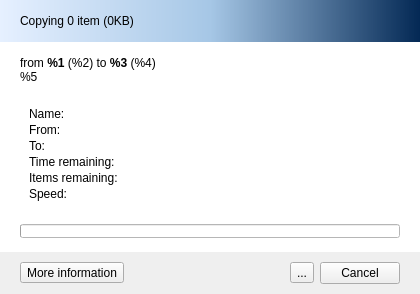
<?xml version="1.0" encoding="UTF-8"?>
<ui version="4.0">
 <class>interface</class>
 <widget class="QWidget" name="interface">
  <property name="geometry">
   <rect>
    <x>0</x>
    <y>0</y>
    <width>420</width>
    <height>284</height>
   </rect>
  </property>
  <property name="sizePolicy">
   <sizepolicy hsizetype="Minimum" vsizetype="Minimum">
    <horstretch>0</horstretch>
    <verstretch>0</verstretch>
   </sizepolicy>
  </property>
  <property name="minimumSize">
   <size>
    <width>420</width>
    <height>0</height>
   </size>
  </property>
  <property name="maximumSize">
   <size>
    <width>420</width>
    <height>16777215</height>
   </size>
  </property>
  <property name="windowTitle">
   <string notr="true">Ultracopier</string>
  </property>
  <property name="windowIcon">
   <iconset resource="resources.qrc">
    <normaloff>:/Themes/Windows/resources/icon.png</normaloff>:/Themes/Windows/resources/icon.png</iconset>
  </property>
  <layout class="QVBoxLayout" name="verticalLayout">
   <property name="spacing">
    <number>0</number>
   </property>
   <property name="margin">
    <number>0</number>
   </property>
   <item>
    <widget class="QWidget" name="widget" native="true">
     <property name="minimumSize">
      <size>
       <width>420</width>
       <height>42</height>
      </size>
     </property>
     <property name="maximumSize">
      <size>
       <width>420</width>
       <height>42</height>
      </size>
     </property>
     <property name="styleSheet">
      <string notr="true">background-color: qlineargradient(spread:pad, x1:0, y1:0, x2:1, y2:0, stop:0 rgba(230, 240, 255, 255), stop:0.5 rgba(166, 199, 230, 255), stop:1 rgba(3, 40, 84, 255));</string>
     </property>
     <layout class="QHBoxLayout" name="horizontalLayout_3">
      <property name="leftMargin">
       <number>20</number>
      </property>
      <property name="topMargin">
       <number>0</number>
      </property>
      <property name="rightMargin">
       <number>20</number>
      </property>
      <property name="bottomMargin">
       <number>0</number>
      </property>
      <item>
       <widget class="QLabel" name="label_main">
        <property name="styleSheet">
         <string notr="true">background-color: rgba(255, 0, 0, 0);
font: 12pt &quot;Sans Serif&quot;;</string>
        </property>
        <property name="text">
         <string notr="true">Copying 0 item (0KB)</string>
        </property>
       </widget>
      </item>
      <item>
       <widget class="QLabel" name="label_2">
        <property name="minimumSize">
         <size>
          <width>51</width>
          <height>40</height>
         </size>
        </property>
        <property name="maximumSize">
         <size>
          <width>51</width>
          <height>40</height>
         </size>
        </property>
        <property name="styleSheet">
         <string notr="true">background-color: rgba(255, 0, 0, 0);</string>
        </property>
        <property name="pixmap">
         <pixmap resource="resources.qrc">:/Themes/Windows/resources/icon-top.png</pixmap>
        </property>
       </widget>
      </item>
     </layout>
    </widget>
   </item>
   <item>
    <widget class="QWidget" name="widget_2" native="true">
     <property name="minimumSize">
      <size>
       <width>420</width>
       <height>0</height>
      </size>
     </property>
     <property name="maximumSize">
      <size>
       <width>420</width>
       <height>16777215</height>
      </size>
     </property>
     <property name="styleSheet">
      <string notr="true">background-color: rgb(255, 255, 255);</string>
     </property>
     <layout class="QVBoxLayout" name="verticalLayout_2">
      <property name="spacing">
       <number>14</number>
      </property>
      <property name="leftMargin">
       <number>20</number>
      </property>
      <property name="topMargin">
       <number>14</number>
      </property>
      <property name="rightMargin">
       <number>20</number>
      </property>
      <property name="bottomMargin">
       <number>14</number>
      </property>
      <item>
       <widget class="QLabel" name="text">
        <property name="sizePolicy">
         <sizepolicy hsizetype="Minimum" vsizetype="Minimum">
          <horstretch>0</horstretch>
          <verstretch>0</verstretch>
         </sizepolicy>
        </property>
        <property name="maximumSize">
         <size>
          <width>16777215</width>
          <height>28</height>
         </size>
        </property>
        <property name="text">
         <string notr="true">from &lt;b&gt;%1&lt;/b&gt; (%2) to &lt;b&gt;%3&lt;/b&gt; (%4)&lt;br /&gt;
%5</string>
        </property>
       </widget>
      </item>
      <item>
       <widget class="QWidget" name="details" native="true">
        <layout class="QFormLayout" name="formLayout">
         <property name="labelAlignment">
          <set>Qt::AlignLeading|Qt::AlignLeft|Qt::AlignVCenter</set>
         </property>
         <property name="verticalSpacing">
          <number>2</number>
         </property>
         <item row="0" column="0">
          <widget class="QLabel" name="label_3">
           <property name="text">
            <string>Name:</string>
           </property>
          </widget>
         </item>
         <item row="0" column="1">
          <widget class="QLabel" name="label_file"/>
         </item>
         <item row="1" column="0">
          <widget class="QLabel" name="label_5">
           <property name="text">
            <string>From:</string>
           </property>
          </widget>
         </item>
         <item row="1" column="1">
          <widget class="QLabel" name="label_from"/>
         </item>
         <item row="2" column="0">
          <widget class="QLabel" name="label_6">
           <property name="text">
            <string>To:</string>
           </property>
          </widget>
         </item>
         <item row="2" column="1">
          <widget class="QLabel" name="label_to"/>
         </item>
         <item row="3" column="0">
          <widget class="QLabel" name="label_7">
           <property name="text">
            <string>Time remaining:</string>
           </property>
          </widget>
         </item>
         <item row="3" column="1">
          <widget class="QLabel" name="label_remaining_time"/>
         </item>
         <item row="4" column="0">
          <widget class="QLabel" name="label_8">
           <property name="text">
            <string>Items remaining:</string>
           </property>
          </widget>
         </item>
         <item row="4" column="1">
          <widget class="QLabel" name="label_items"/>
         </item>
         <item row="5" column="0">
          <widget class="QLabel" name="label_9">
           <property name="text">
            <string>Speed:</string>
           </property>
          </widget>
         </item>
         <item row="5" column="1">
          <widget class="QLabel" name="label_speed"/>
         </item>
        </layout>
       </widget>
      </item>
      <item>
       <widget class="QProgressBar" name="progressBar">
        <property name="minimumSize">
         <size>
          <width>0</width>
          <height>14</height>
         </size>
        </property>
        <property name="maximumSize">
         <size>
          <width>16777215</width>
          <height>14</height>
         </size>
        </property>
        <property name="maximum">
         <number>65535</number>
        </property>
        <property name="textVisible">
         <bool>false</bool>
        </property>
       </widget>
      </item>
     </layout>
    </widget>
   </item>
   <item>
    <widget class="QWidget" name="widget_bottom" native="true">
     <property name="minimumSize">
      <size>
       <width>420</width>
       <height>42</height>
      </size>
     </property>
     <property name="maximumSize">
      <size>
       <width>420</width>
       <height>42</height>
      </size>
     </property>
     <layout class="QHBoxLayout" name="horizontalLayout_2">
      <property name="leftMargin">
       <number>20</number>
      </property>
      <property name="topMargin">
       <number>0</number>
      </property>
      <property name="rightMargin">
       <number>20</number>
      </property>
      <property name="bottomMargin">
       <number>0</number>
      </property>
      <item>
       <widget class="QToolButton" name="more">
        <property name="text">
         <string>More information</string>
        </property>
        <property name="icon">
         <iconset resource="resources.qrc">
          <normaloff>:/Themes/Windows/resources/arrow-down.png</normaloff>:/Themes/Windows/resources/arrow-down.png</iconset>
        </property>
        <property name="checkable">
         <bool>true</bool>
        </property>
        <property name="toolButtonStyle">
         <enum>Qt::ToolButtonTextBesideIcon</enum>
        </property>
       </widget>
      </item>
      <item>
       <spacer name="horizontalSpacer">
        <property name="orientation">
         <enum>Qt::Horizontal</enum>
        </property>
        <property name="sizeHint" stdset="0">
         <size>
          <width>123</width>
          <height>20</height>
         </size>
        </property>
       </spacer>
      </item>
      <item>
       <widget class="QToolButton" name="toolButton">
        <property name="text">
         <string notr="true">...</string>
        </property>
        <property name="popupMode">
         <enum>QToolButton::InstantPopup</enum>
        </property>
       </widget>
      </item>
      <item>
       <widget class="QPushButton" name="Cancel">
        <property name="text">
         <string>Cancel</string>
        </property>
       </widget>
      </item>
     </layout>
    </widget>
   </item>
  </layout>
  <action name="actionAddFile">
   <property name="icon">
    <iconset>
     <normaloff>:/Themes/Windows/resources/add.png</normaloff>:/Themes/Windows/resources/add.png</iconset>
   </property>
   <property name="text">
    <string>Add file</string>
   </property>
  </action>
  <action name="actionAddFolder">
   <property name="icon">
    <iconset>
     <normaloff>:/Themes/Windows/resources/add.png</normaloff>:/Themes/Windows/resources/add.png</iconset>
   </property>
   <property name="text">
    <string>Add folder</string>
   </property>
  </action>
  <action name="actionAddFileToMove">
   <property name="icon">
    <iconset>
     <normaloff>:/Themes/Windows/resources/add.png</normaloff>:/Themes/Windows/resources/add.png</iconset>
   </property>
   <property name="text">
    <string>Move file(s)</string>
   </property>
  </action>
  <action name="actionAddFolderToMove">
   <property name="icon">
    <iconset>
     <normaloff>:/Themes/Windows/resources/add.png</normaloff>:/Themes/Windows/resources/add.png</iconset>
   </property>
   <property name="text">
    <string>Move folder</string>
   </property>
  </action>
  <action name="actionAddFileToCopy">
   <property name="icon">
    <iconset>
     <normaloff>:/Themes/Windows/resources/add.png</normaloff>:/Themes/Windows/resources/add.png</iconset>
   </property>
   <property name="text">
    <string>Copy file(s)</string>
   </property>
  </action>
  <action name="actionAddFolderToCopy">
   <property name="icon">
    <iconset>
     <normaloff>:/Themes/Windows/resources/add.png</normaloff>:/Themes/Windows/resources/add.png</iconset>
   </property>
   <property name="text">
    <string>Copy folder</string>
   </property>
  </action>
 </widget>
 <resources>
  <include location="resources.qrc"/>
 </resources>
 <connections>
  <connection>
   <sender>Cancel</sender>
   <signal>clicked()</signal>
   <receiver>interface</receiver>
   <slot>close()</slot>
   <hints>
    <hint type="sourcelabel">
     <x>388</x>
     <y>349</y>
    </hint>
    <hint type="destinationlabel">
     <x>523</x>
     <y>498</y>
    </hint>
   </hints>
  </connection>
 </connections>
</ui>
